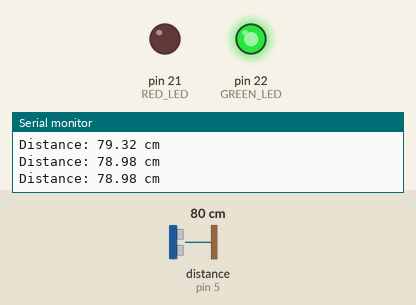
Recording of a sketch running on a simulated Arduino Mega 2560, built with avr-gcc and run on an emulated ATmega2560. Parts: output pins drawn as LEDs (lit = HIGH), the last lines printed to the serial monitor. Wiring (inferred from the names in the program): ultrasonic range finder: trigger pin 4; echo pin 5. The inputs (shaded band) are chosen by the test bench; at power-on: distance to the obstacle (sensor on pin 5) 80 cm. The echo pulse lasts 58.3 µs per cm; pins used as bus, display or sensor lines are not drawn.

Above: at 1.3 s.
1.4 s: distance to the obstacle (sensor on pin 5) set to 19 cm
2.9 s: distance to the obstacle (sensor on pin 5) set to 15 cm
At 3.5 s:
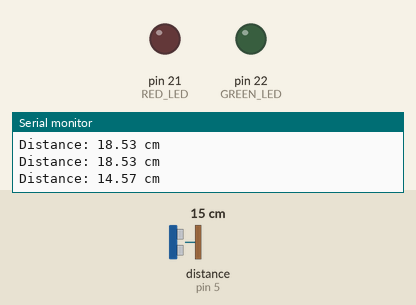
4.5 s: distance to the obstacle (sensor on pin 5) set to 10 cm
6.0 s: distance to the obstacle (sensor on pin 5) set to 7 cm
At 7.2 s:
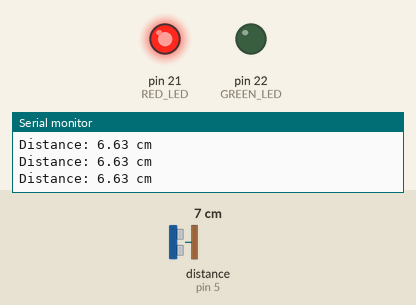
7.5 s: distance to the obstacle (sensor on pin 5) set to 9 cm
At 8.6 s:
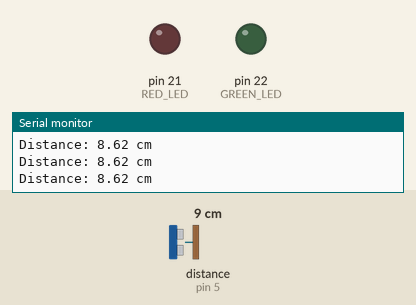
9.0 s: distance to the obstacle (sensor on pin 5) set to 2 cm
At 9.9 s:
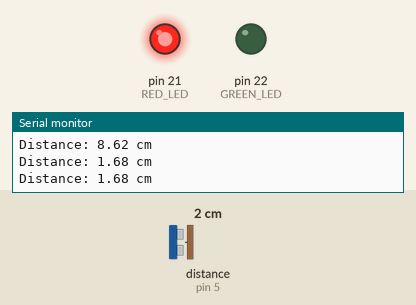
Timing chart, 0 to 11.5 s (numbered marks = the images above; inputs shaded):
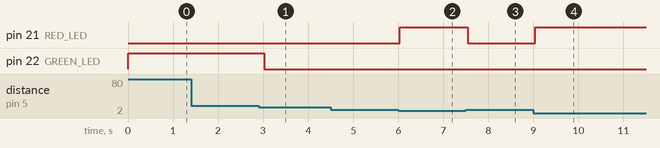

Measured:
- the behaviour switches between 17 and 16 cm on distance to the obstacle (sensor on pin 5) (found by bisection; images 0 and 1)
- the behaviour switches between 9 and 8 cm on distance to the obstacle (sensor on pin 5) (found by bisection; images 1 and 2)
- after the input at 2.9 s, pin 22 (GREEN_LED): HIGH → LOW after 0.13 s
- after the input at 6.0 s, pin 21 (RED_LED): LOW → HIGH at once
- after the input at 7.5 s, pin 21 (RED_LED): HIGH → LOW at once
- after the input at 9.0 s, pin 21 (RED_LED): LOW → HIGH after 0.05 s

The sketch:

distance_led.ino
```cpp
#define TRIG_PIN 4    // TRIG pin to GPIO4
#define ECHO_PIN 5    // ECHO pin to GPIO5

#define RED_LED 21    // Red LED
#define GREEN_LED 22  // Green LED

long duration;
float distance;

void setup() {
  Serial.begin(115200);

  pinMode(TRIG_PIN, OUTPUT);
  pinMode(ECHO_PIN, INPUT);

  pinMode(RED_LED, OUTPUT);
  pinMode(GREEN_LED, OUTPUT);
}

void loop() {
  // Send ultrasonic pulse
  digitalWrite(TRIG_PIN, LOW);
  delayMicroseconds(2);
  digitalWrite(TRIG_PIN, HIGH);
  delayMicroseconds(10);
  digitalWrite(TRIG_PIN, LOW);

  // Read echo duration
  duration = pulseIn(ECHO_PIN, HIGH);

  // Calculate distance in cm
  distance = duration * 0.034 / 2;

  Serial.print("Distance: ");
  Serial.print(distance);
  Serial.println(" cm");

  // LED logic
  if (distance < 8) {
    digitalWrite(RED_LED, HIGH);
    digitalWrite(GREEN_LED, LOW);
  } else if (distance > 16) {
    digitalWrite(RED_LED, LOW);
    digitalWrite(GREEN_LED, HIGH);
  } else {
    digitalWrite(RED_LED, LOW);
    digitalWrite(GREEN_LED, LOW);
  }

  delay(500);
}
```
